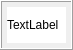
<?xml version="1.0" encoding="UTF-8"?>
<ui version="4.0">
 <class>QuizQuestionCell</class>
 <widget class="QFrame" name="QuizQuestionCell">
  <property name="geometry">
   <rect>
    <x>0</x>
    <y>0</y>
    <width>73</width>
    <height>50</height>
   </rect>
  </property>
  <property name="windowTitle">
   <string>Frame</string>
  </property>
  <property name="frameShape">
   <enum>QFrame::Box</enum>
  </property>
  <property name="frameShadow">
   <enum>QFrame::Raised</enum>
  </property>
  <layout class="QGridLayout" name="gridLayout">
   <property name="margin">
    <number>5</number>
   </property>
   <item row="0" column="0">
    <widget class="QLabel" name="label">
     <property name="styleSheet">
      <string notr="true">background-color: white;</string>
     </property>
     <property name="text">
      <string>TextLabel</string>
     </property>
    </widget>
   </item>
  </layout>
 </widget>
 <resources/>
 <connections/>
</ui>
